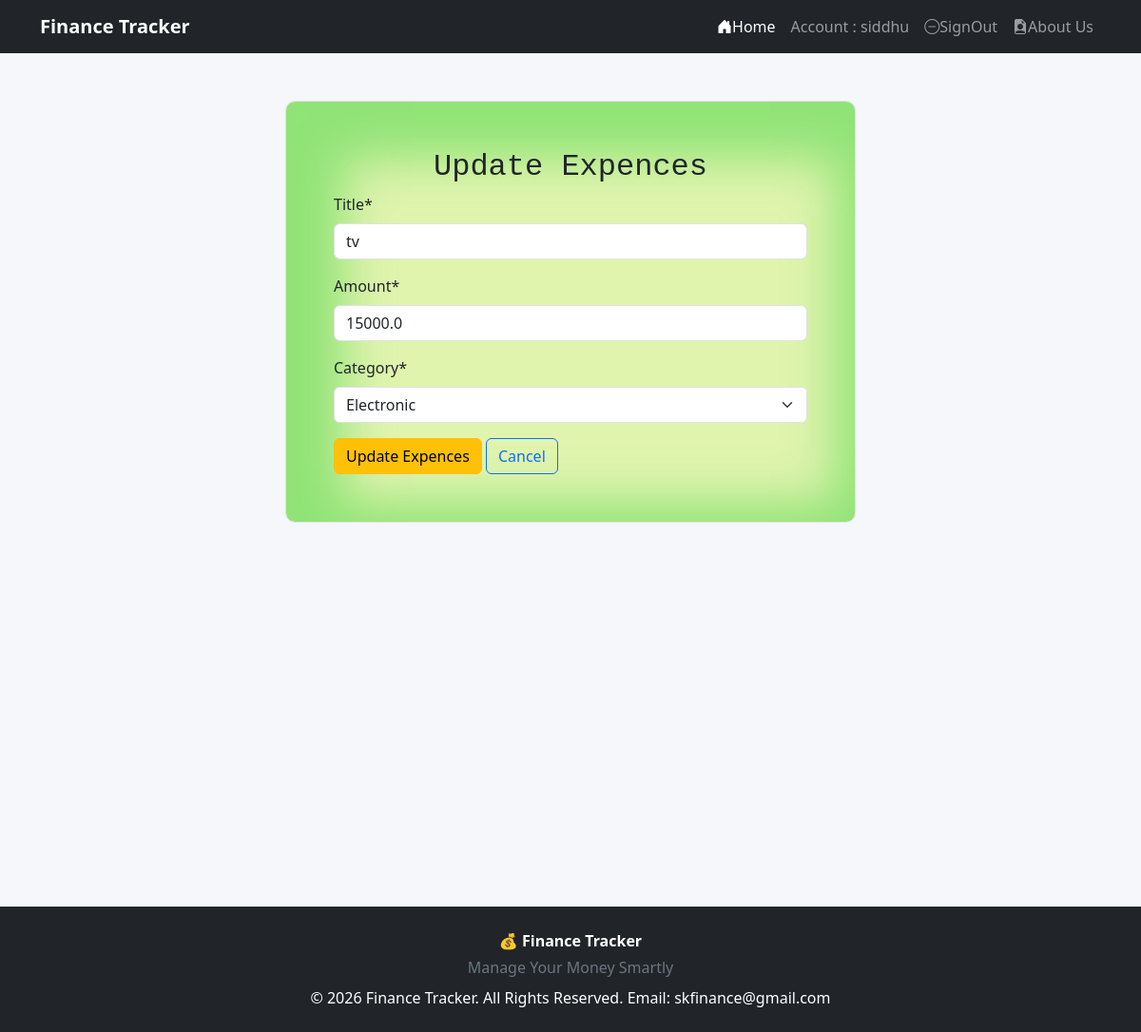
Page /expences/updateexpences/8/ (signed in) on the committed database.
### expences/models.py (models this page shows)
class Expences(models.Model):
    CATEGORY_CHOICES = (
        ('food', 'Food'),
        ('electronic', 'Electronic'),
        ('bill', 'Bill'),
        ('medical', 'Medical'),
        ('entertainment', 'Entertainment'),
        ('transport','Transport'),
        ('other', 'Other'),
    )
    user = models.ForeignKey(User, on_delete=models.CASCADE)
    title = models.CharField(max_length=200)
    amount = models.FloatField()
    category = models.CharField(
        max_length=20,
        choices=CATEGORY_CHOICES
    )
    date = models.DateTimeField(auto_now_add=True)

### expences/views.py (the view)
# urls.py: path("updateexpences/<int:id>/" , updateExpences, name="updateExpences"),
@login_required(login_url='signin')
def updateExpences(request,id):
    expences=Expences.objects.get(id=id)
    form=ExpencesForm(instance=expences)
    if request.method == 'POST':
        form=ExpencesForm(request.POST,instance=expences)
        if form.is_valid():
            form.save()
            return redirect('listexpences')
    context = {'form':form}
    return render(request,'expences/update_expences.html',context)

### expences/forms.py
class ExpencesForm(forms.ModelForm):
    class Meta :
        model = Expences
        fields = ('title','amount','category')

### templates/expences/update_expences.html (shortened to what this page needs)
{% extends 'base.html' %}
{% load crispy_forms_tags %}
{% block content %}
<div class=" p m border" >
    <h2 class="font-monospace text-center">Update Expences</h2>
<form method="post">
    {{form|crispy}}
    <button type="submit" class="btn btn-warning">Update Expences</button>
       <a href="{% url 'listexpences'%}" class="btn btn-outline-primary">
            Cancel
        </a>
</form>
</div>
{% endblock content %}

### templates/base.html (shortened to what this page needs)
{% load static %}
<!DOCTYPE html>
<html lang="en">
<head>
    <link href="https://cdn.jsdelivr.net/npm/bootstrap@5.3.8/dist/css/bootstrap.min.css" rel="stylesheet">
    <link rel="stylesheet" href="https://cdn.jsdelivr.net/npm/bootstrap-icons@1.13.1/font/bootstrap-icons.min.css">
    <link rel="stylesheet" href="{% static 'css/base.css' %}">
    <link rel="stylesheet" href="{% static 'css/home.css' %}">
</head>
<body>
<div class="header">
<nav class="navbar navbar-expand-lg navbar-dark bg-dark">
    <div class="container">
        <a class="navbar-brand fw-bold" href="#">
             Finance Tracker
        </a>
        <div class="collapse navbar-collapse" id="navbarMenu">
            <ul class="navbar-nav ms-auto">
                <li class="nav-item">
                    <a class="nav-link active" href="{% url 'home' %}">
                        <i class="bi bi-house-door-fill"></i>Home
                    </a>
                </li>
                {% if user.is_authenticated %}
                      <li class="nav-item">
                        <a class="nav-link" href="#">
                            Account : {{user}}
                        </a>
                    </li>
                    <li class="nav-item">
                        <a class="nav-link" href={% url 'signout' %}>
                            <i class="bi bi-dash-circle"></i>SignOut
                    </li>
                {%endif%}
                <li class="nav-item">
                    <a class="nav-link" href="{% url 'about'%}">
                        <i class="bi bi-file-earmark-person-fill"></i>About Us
                    </a>
                </li>
            </ul>
        </div>
    </div>
</nav>
</div>
<div class="content" style="min-height: 100vh;">
    {% block content %}
    {% endblock content %}
</div>
<div class="footer">
<footer class="bg-dark text-white text-center py-4 mt-5">
    <div class="container">
        <p class="mb-1 fw-bold">
            💰 Finance Tracker
        </p>
        <p class="mb-0 text-secondary">
            Manage Your Money Smartly
        </p>
        <p class="mb-0 mt-2">
            © 2026 Finance Tracker. All Rights Reserved.
             Email: skfinance@gmail.com
        </p>
    </div>
</footer>
</div>
</body>
</html>

### static/css/base.css (style rules this page uses)
.p { padding-top:100px; }
.m { margin-left:200px; margin-right:200px; }
body { margin: 0; font-family: "Segoe UI", Arial, sans-serif; background: #f8f9fa; color: #212529; }
.border { border: 30px solid rgb(45, 184, 13); border-radius: 10px; box-shadow: inset 20px 20px 50px 40px rgba(66, 212, 63, 0.5); margin-left:300px; margin-right:300px; margin-top: 50px; background-color:rgb(224, 244, 174); padding: 50px; }

### static/css/home.css (style rules this page uses)
body { background: #f5f7fb; }

### rows in the picture
Expences: title "tv", amount "15000.0", category "Electronic"

### other values in the picture
{{ user }} "siddhu"
